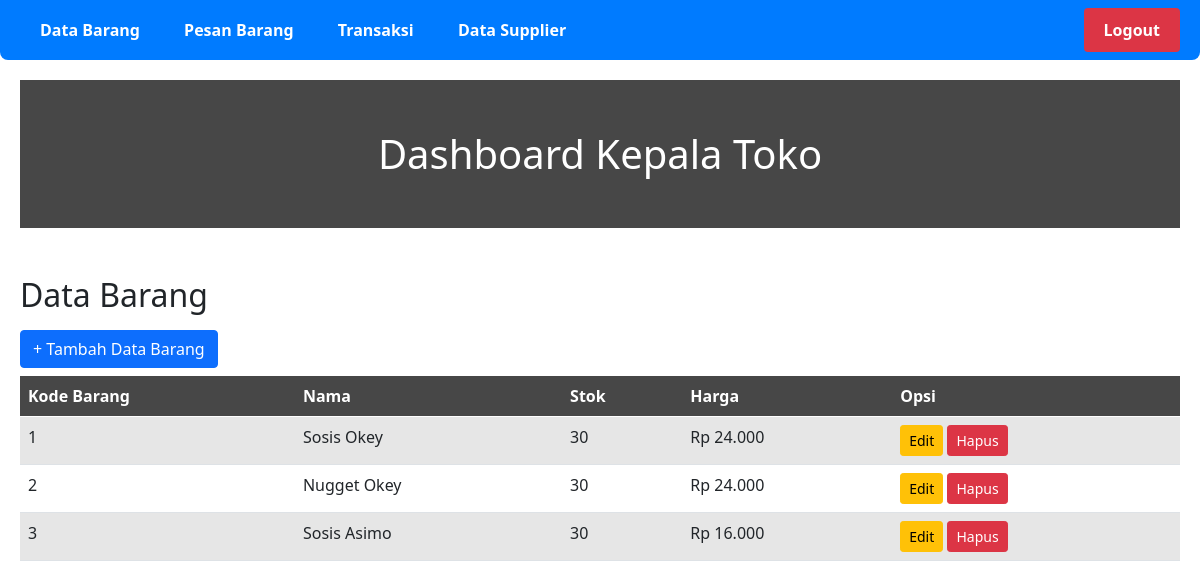
Page /admin/index.php on the earlier database version.
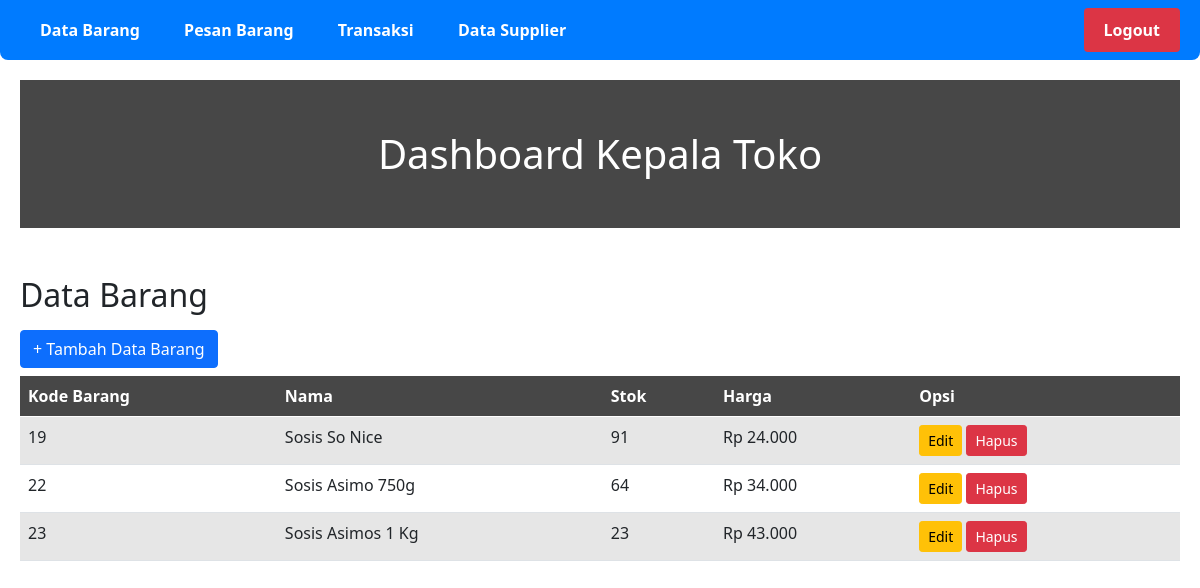
Same page on the later database version.
### tables this page shows
CREATE TABLE `barang` (
  `kode_barang` int(30) NOT NULL,
  `nama` varchar(100) DEFAULT NULL,
  `stok` int(30) DEFAULT NULL,
  `harga` int(30) DEFAULT NULL
);

### admin/index.php (the view, shortened to what this page needs)
<?php
include '../connection.php';
$sql = "SELECT kode_barang, nama, stok, harga FROM barang";
$result = $conn->query($sql);
?>
<!DOCTYPE html>
<html lang="id">
<head>
    <link rel="stylesheet" href="https://cdnjs.cloudflare.com/ajax/libs/font-awesome/5.15.3/css/all.min.css">
    <link href="../style.css" rel="stylesheet">
    <link href="https://cdn.jsdelivr.net/npm/bootstrap@5.0.2/dist/css/bootstrap.min.css" rel="stylesheet">
</head>
<body>
    <div class="navbar">
        <div>
            <a href="index.php">Data Barang</a>
            <a href="pesanbarang.php">Pesan Barang</a>
            <a href="transaksi.php">Transaksi</a>
            <a href="supplier.php">Data Supplier</a>
        </div>
        <a href="logout.php" class="logout-button">Logout</a>
    </div>
    <div class="dashboard-container">
        <h1 class="page-title">Dashboard Kepala Toko</h1>
        <h2 class="mt-5 mb-2">Data Barang</h2>
        <button type="button" class="btn my-2 btn-primary" data-bs-toggle="modal" data-bs-target="#exampleModal">+ Tambah Data Barang</button>
        <div class="table">
            <table class="table table-striped table-hover">
                <thead class="thead">
                    <tr>
                        <th>Kode Barang</th>
                        <th>Nama</th>
                        <th>Stok</th>
                        <th>Harga</th>
                        <th>Opsi</th>
                    </tr>
                </thead>
                <tbody>
                    <?php
                    if ($result->num_rows > 0) {
                        while($row = $result->fetch_assoc()) {
                            echo "<tr>
                                    <td>" . $row["kode_barang"] . "</td>
                                    <td>" . $row["nama"] . "</td>
                                    <td>" . $row["stok"] . "</td>
                                    <td>Rp " . number_format($row["harga"], 0, ',', '.') . "</td>
                                     <td>
                                        <a href='barang_edit.php?kode_barang=" . $row["kode_barang"] . "&nama=" . urlencode($row["nama"]) . "&stok=" . $row["stok"] . "&harga=" . $row["harga"] . "' class='btn btn-warning btn-sm'>Edit</a>
                                        <a href='barang_hapus.php?kode_barang=" . $row["kode_barang"] . "' class='btn btn-danger btn-sm' onclick='return confirm(\"Apakah Anda yakin ingin menghapus barang ini?\")'>Hapus</a>
                                    </td>
                                  </tr>";
                        }
                    } else {
                        echo "<tr><td colspan='4'>Tidak ada data</td></tr>";
                    }
                    ?>
                </tbody>
            </table>
        </div>
    </div>
</body>
</html>

### style.css (style rules this page uses)
body { font-family: 'Roboto', sans-serif; background-color: #f0f0f0; margin: 0; }
.navbar { display: flex; justify-content: space-between; align-items: center; background-color: #007bff; color: white; padding: 15px 20px; border-radius: 0 0 8px 8px; }
.navbar a { color: white; text-decoration: none; font-weight: 700; padding: 10px 20px; border-radius: 4px; transition: background-color 0.3s; }
.logout-button { background-color: #dc3545; border: none; border-radius: 4px; color: white; font-weight: 700; padding: 10px 20px; cursor: pointer; transition: background-color 0.3s; }
.dashboard-container { padding: 20px; }
.page-title { background-color: #474747; padding: 50px; color: white; display: flex; align-items: center; justify-content: center; text-align: center; }
.thead { background-color: #474747; color: white; }

Differences in the rows shown:
removed barang: kode_barang "1", nama "Sosis Okey", stok "30", harga "24.000"
removed barang: kode_barang "2", nama "Nugget Okey", stok "30", harga "24.000"
removed barang: kode_barang "3", nama "Sosis Asimo", stok "30", harga "16.000"
added barang: kode_barang "19", nama "Sosis So Nice", stok "91", harga "24.000"
added barang: kode_barang "22", nama "Sosis Asimo 750g", stok "64", harga "34.000"
added barang: kode_barang "23", nama "Sosis Asimos 1 Kg", stok "23", harga "43.000"
